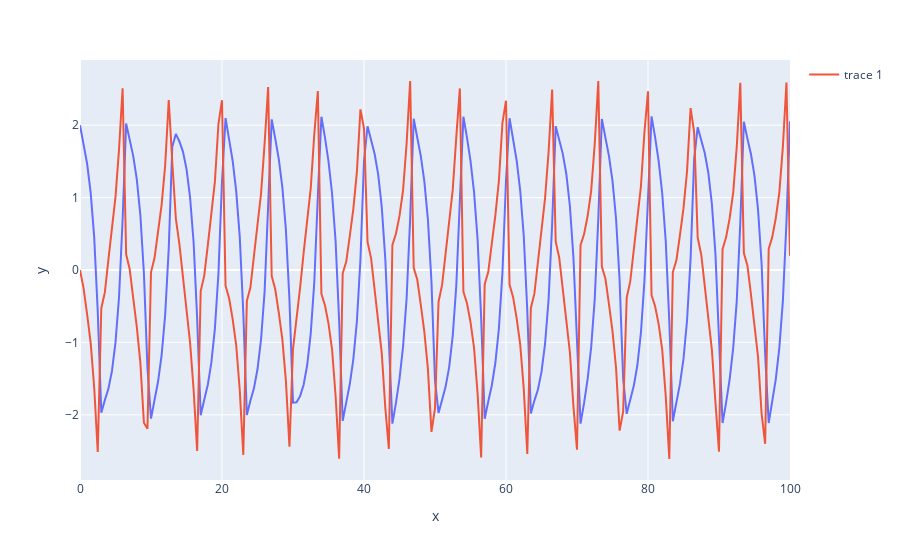

Source (notebook cell):
### Markdown cell above
## Backwards differentiating formula

y[n+1] = (4/3) * y[n] - (1/3) * y[n-1] + (2/3) * h * f(t[n+1], y[n+1])

or

y[n] = (4/3) * y[n-1] - (1/3) * y[n-2] + (2/3) * h * f(t[n], y[n])

### Code cell
def calc_bdf(n):
    tmax = 100
    tmin = 0
    h = (tmax - tmin)/n
    t = np.linspace(tmin, tmax, n+1, endpoint=True)
    y = np.zeros((n+1, 2))
    y[0] = (2, 0)
    y[1] = runge_kutt_iter(y[0], h)
    for i in range(2, n+1):
        to_solve = lambda yi: -yi + (4/3) * y[i-1] - (1/3) * y[i-2] + (2/3) * h * f_calc(*yi)
        y[i] = sp.optimize.fsolve(to_solve, y[i-1])
    return t, y

t, y = calc_expl_rk(200)
# df = pd.DataFrame({'t': t, 'x': y[:,0], 'z': y[:,1]})
px.line(x=t, y=y[:,0]).add_trace(go.Scatter(x=t, y=y[:,1]))

### Figure 1 — Plotly figure (JSON) as saved in the notebook; plotly's stock layout.template omitted (floating-point values rounded to 4 significant figures; data arrays with more than 128 entries replaced by an {"elided": "..."} marker saying what was removed)
{"data": [{"hovertemplate": "x=%{x}<br>y=%{y}<extra></extra>", "legendgroup": "", "line": {"color": "#636efa", "dash": "solid"}, "marker": {"symbol": "circle"}, "mode": "lines", "name": "", "orientation": "v", "showlegend": false, "type": "scatter", "x": {"elided": "201 float values"}, "xaxis": "x", "y": {"elided": "201 float values"}, "yaxis": "y"}, {"type": "scatter", "x": {"elided": "201 float values"}, "y": {"elided": "201 float values"}}], "layout": {"legend": {"tracegroupgap": 0}, "margin": {"t": 60}, "xaxis": {"anchor": "y", "domain": [0, 1], "title": {"text": "x"}}, "yaxis": {"anchor": "x", "domain": [0, 1], "title": {"text": "y"}}}}
